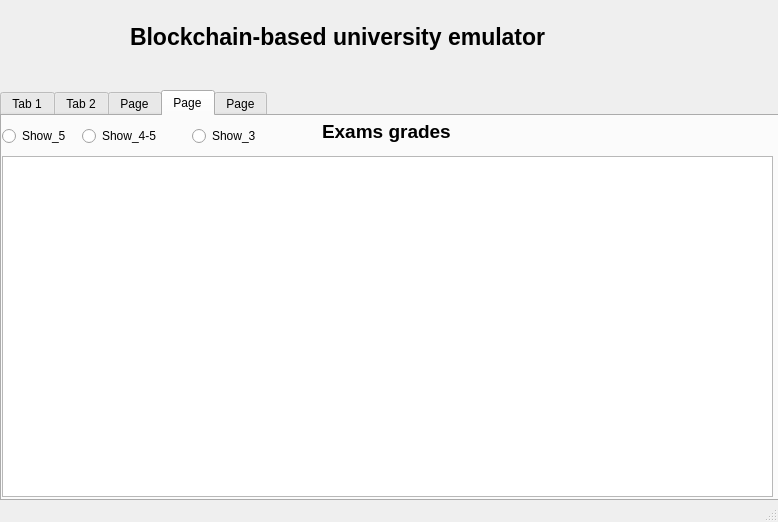
<?xml version="1.0" encoding="UTF-8"?>
<ui version="4.0">
 <class>MainWindow</class>
 <widget class="QMainWindow" name="MainWindow">
  <property name="geometry">
   <rect>
    <x>0</x>
    <y>0</y>
    <width>778</width>
    <height>522</height>
   </rect>
  </property>
  <property name="sizePolicy">
   <sizepolicy hsizetype="Preferred" vsizetype="Preferred">
    <horstretch>0</horstretch>
    <verstretch>0</verstretch>
   </sizepolicy>
  </property>
  <property name="minimumSize">
   <size>
    <width>778</width>
    <height>522</height>
   </size>
  </property>
  <property name="maximumSize">
   <size>
    <width>778</width>
    <height>522</height>
   </size>
  </property>
  <property name="windowTitle">
   <string>MainWindow</string>
  </property>
  <property name="toolTip">
   <string/>
  </property>
  <widget class="QWidget" name="centralwidget">
   <widget class="QTabWidget" name="tabWidget">
    <property name="geometry">
     <rect>
      <x>0</x>
      <y>90</y>
      <width>781</width>
      <height>411</height>
     </rect>
    </property>
    <property name="currentIndex">
     <number>3</number>
    </property>
    <widget class="QWidget" name="tab">
     <attribute name="title">
      <string>Tab 1</string>
     </attribute>
     <widget class="QWidget" name="verticalLayoutWidget">
      <property name="geometry">
       <rect>
        <x>230</x>
        <y>70</y>
        <width>376</width>
        <height>143</height>
       </rect>
      </property>
      <layout class="QVBoxLayout" name="verticalLayout">
       <item>
        <widget class="QLabel" name="label_2">
         <property name="font">
          <font>
           <pointsize>19</pointsize>
           <stylestrategy>PreferDefault</stylestrategy>
          </font>
         </property>
         <property name="inputMethodHints">
          <set>Qt::ImhNone</set>
         </property>
         <property name="frameShape">
          <enum>QFrame::NoFrame</enum>
         </property>
         <property name="midLineWidth">
          <number>0</number>
         </property>
         <property name="text">
          <string>Enter the contract address</string>
         </property>
        </widget>
       </item>
       <item>
        <widget class="QLabel" name="label_3">
         <property name="enabled">
          <bool>true</bool>
         </property>
         <property name="font">
          <font>
           <pointsize>15</pointsize>
          </font>
         </property>
         <property name="styleSheet">
          <string notr="true">color: red</string>
         </property>
         <property name="text">
          <string/>
         </property>
        </widget>
       </item>
       <item>
        <widget class="QLineEdit" name="lineEdit">
         <property name="text">
          <string/>
         </property>
        </widget>
       </item>
       <item>
        <widget class="QPushButton" name="pushButton">
         <property name="text">
          <string>Enter</string>
         </property>
        </widget>
       </item>
      </layout>
     </widget>
    </widget>
    <widget class="QWidget" name="tab_2">
     <attribute name="title">
      <string>Tab 2</string>
     </attribute>
     <widget class="QWidget" name="verticalLayoutWidget_2">
      <property name="geometry">
       <rect>
        <x>210</x>
        <y>50</y>
        <width>371</width>
        <height>261</height>
       </rect>
      </property>
      <layout class="QVBoxLayout" name="verticalLayout_2">
       <item>
        <widget class="QLabel" name="label_6">
         <property name="font">
          <font>
           <pointsize>15</pointsize>
          </font>
         </property>
         <property name="text">
          <string>Log in or register</string>
         </property>
        </widget>
       </item>
       <item>
        <widget class="QTabWidget" name="tabWidget_2">
         <property name="currentIndex">
          <number>0</number>
         </property>
         <widget class="QWidget" name="tab_7">
          <attribute name="title">
           <string>Tab 1</string>
          </attribute>
          <widget class="QWidget" name="verticalLayoutWidget_3">
           <property name="geometry">
            <rect>
             <x>80</x>
             <y>0</y>
             <width>221</width>
             <height>151</height>
            </rect>
           </property>
           <layout class="QVBoxLayout" name="verticalLayout_3">
            <item>
             <widget class="QLineEdit" name="lineEdit_2">
              <property name="echoMode">
               <enum>QLineEdit::Normal</enum>
              </property>
              <property name="placeholderText">
               <string>Login(address)</string>
              </property>
             </widget>
            </item>
            <item>
             <widget class="QLineEdit" name="lineEdit_3">
              <property name="echoMode">
               <enum>QLineEdit::Password</enum>
              </property>
              <property name="placeholderText">
               <string>Password</string>
              </property>
             </widget>
            </item>
            <item>
             <widget class="QPushButton" name="pushButton_2">
              <property name="text">
               <string>Log in</string>
              </property>
             </widget>
            </item>
           </layout>
           <zorder>lineEdit_3</zorder>
           <zorder>pushButton_2</zorder>
           <zorder>lineEdit_2</zorder>
          </widget>
          <widget class="QLabel" name="label_7">
           <property name="enabled">
            <bool>true</bool>
           </property>
           <property name="geometry">
            <rect>
             <x>0</x>
             <y>170</y>
             <width>341</width>
             <height>21</height>
            </rect>
           </property>
           <property name="font">
            <font>
             <pointsize>10</pointsize>
            </font>
           </property>
           <property name="styleSheet">
            <string notr="true">color: red</string>
           </property>
           <property name="text">
            <string/>
           </property>
          </widget>
         </widget>
         <widget class="QWidget" name="tab_8">
          <attribute name="title">
           <string>Tab 2</string>
          </attribute>
          <widget class="QWidget" name="verticalLayoutWidget_4">
           <property name="geometry">
            <rect>
             <x>80</x>
             <y>0</y>
             <width>221</width>
             <height>151</height>
            </rect>
           </property>
           <layout class="QVBoxLayout" name="verticalLayout_4">
            <item>
             <widget class="QLineEdit" name="lineEdit_6">
              <property name="placeholderText">
               <string>Student's name</string>
              </property>
             </widget>
            </item>
            <item>
             <widget class="QLineEdit" name="lineEdit_4">
              <property name="echoMode">
               <enum>QLineEdit::Normal</enum>
              </property>
              <property name="placeholderText">
               <string>Student's addr</string>
              </property>
             </widget>
            </item>
            <item>
             <widget class="QLineEdit" name="lineEdit_7">
              <property name="echoMode">
               <enum>QLineEdit::Password</enum>
              </property>
              <property name="placeholderText">
               <string>Student's password</string>
              </property>
             </widget>
            </item>
            <item>
             <widget class="QLineEdit" name="lineEdit_5">
              <property name="echoMode">
               <enum>QLineEdit::Normal</enum>
              </property>
              <property name="placeholderText">
               <string>Student's group</string>
              </property>
             </widget>
            </item>
            <item>
             <widget class="QPushButton" name="pushButton_3">
              <property name="text">
               <string>Register</string>
              </property>
             </widget>
            </item>
           </layout>
          </widget>
          <widget class="QLabel" name="label_8">
           <property name="enabled">
            <bool>true</bool>
           </property>
           <property name="geometry">
            <rect>
             <x>0</x>
             <y>170</y>
             <width>341</width>
             <height>21</height>
            </rect>
           </property>
           <property name="font">
            <font>
             <pointsize>10</pointsize>
            </font>
           </property>
           <property name="styleSheet">
            <string notr="true">color: red</string>
           </property>
           <property name="text">
            <string/>
           </property>
          </widget>
         </widget>
         <widget class="QWidget" name="tab_9">
          <attribute name="title">
           <string>Page</string>
          </attribute>
          <widget class="QWidget" name="verticalLayoutWidget_5">
           <property name="geometry">
            <rect>
             <x>80</x>
             <y>0</y>
             <width>221</width>
             <height>151</height>
            </rect>
           </property>
           <layout class="QVBoxLayout" name="verticalLayout_5">
            <item>
             <widget class="QLineEdit" name="lineEdit_8">
              <property name="placeholderText">
               <string>Professor's name</string>
              </property>
             </widget>
            </item>
            <item>
             <widget class="QLineEdit" name="lineEdit_9">
              <property name="echoMode">
               <enum>QLineEdit::Normal</enum>
              </property>
              <property name="placeholderText">
               <string>Professor's addr</string>
              </property>
             </widget>
            </item>
            <item>
             <widget class="QLineEdit" name="lineEdit_10">
              <property name="echoMode">
               <enum>QLineEdit::Password</enum>
              </property>
              <property name="placeholderText">
               <string>Professor's password</string>
              </property>
             </widget>
            </item>
            <item>
             <widget class="QPushButton" name="pushButton_4">
              <property name="text">
               <string>Register</string>
              </property>
             </widget>
            </item>
           </layout>
          </widget>
          <widget class="QLabel" name="label_9">
           <property name="enabled">
            <bool>true</bool>
           </property>
           <property name="geometry">
            <rect>
             <x>0</x>
             <y>170</y>
             <width>341</width>
             <height>21</height>
            </rect>
           </property>
           <property name="font">
            <font>
             <pointsize>10</pointsize>
            </font>
           </property>
           <property name="styleSheet">
            <string notr="true">color: red</string>
           </property>
           <property name="text">
            <string/>
           </property>
          </widget>
         </widget>
        </widget>
       </item>
      </layout>
     </widget>
    </widget>
    <widget class="QWidget" name="tab_3">
     <attribute name="title">
      <string>Page</string>
     </attribute>
     <widget class="QTableWidget" name="tableWidget">
      <property name="geometry">
       <rect>
        <x>0</x>
        <y>40</y>
        <width>771</width>
        <height>341</height>
       </rect>
      </property>
     </widget>
     <widget class="QLabel" name="label_12">
      <property name="geometry">
       <rect>
        <x>300</x>
        <y>0</y>
        <width>241</width>
        <height>31</height>
       </rect>
      </property>
      <property name="font">
       <font>
        <pointsize>14</pointsize>
        <weight>75</weight>
        <bold>true</bold>
       </font>
      </property>
      <property name="text">
       <string>Your exams grades</string>
      </property>
     </widget>
    </widget>
    <widget class="QWidget" name="tab_4">
     <attribute name="title">
      <string>Page</string>
     </attribute>
     <widget class="QLabel" name="label_13">
      <property name="geometry">
       <rect>
        <x>320</x>
        <y>0</y>
        <width>241</width>
        <height>31</height>
       </rect>
      </property>
      <property name="font">
       <font>
        <pointsize>14</pointsize>
        <weight>75</weight>
        <bold>true</bold>
       </font>
      </property>
      <property name="text">
       <string>Exams grades</string>
      </property>
     </widget>
     <widget class="QTableWidget" name="tableWidget_2">
      <property name="geometry">
       <rect>
        <x>0</x>
        <y>40</y>
        <width>771</width>
        <height>341</height>
       </rect>
      </property>
     </widget>
     <widget class="QRadioButton" name="radioButton">
      <property name="geometry">
       <rect>
        <x>190</x>
        <y>10</y>
        <width>81</width>
        <height>20</height>
       </rect>
      </property>
      <property name="text">
       <string>Show_3</string>
      </property>
     </widget>
     <widget class="QRadioButton" name="radioButton_3">
      <property name="geometry">
       <rect>
        <x>0</x>
        <y>10</y>
        <width>71</width>
        <height>20</height>
       </rect>
      </property>
      <property name="text">
       <string>Show_5</string>
      </property>
     </widget>
     <widget class="QRadioButton" name="radioButton_2">
      <property name="geometry">
       <rect>
        <x>80</x>
        <y>10</y>
        <width>91</width>
        <height>20</height>
       </rect>
      </property>
      <property name="text">
       <string>Show_4-5</string>
      </property>
     </widget>
    </widget>
    <widget class="QWidget" name="tab_6">
     <attribute name="title">
      <string>Page</string>
     </attribute>
     <widget class="QWidget" name="verticalLayoutWidget_6">
      <property name="geometry">
       <rect>
        <x>190</x>
        <y>80</y>
        <width>391</width>
        <height>171</height>
       </rect>
      </property>
      <layout class="QVBoxLayout" name="verticalLayout_6">
       <item>
        <widget class="QLabel" name="label_10">
         <property name="font">
          <font>
           <pointsize>13</pointsize>
           <weight>75</weight>
           <bold>true</bold>
          </font>
         </property>
         <property name="text">
          <string>Add a new exam data</string>
         </property>
        </widget>
       </item>
       <item>
        <widget class="QLineEdit" name="lineEdit_11">
         <property name="placeholderText">
          <string>Exam's name</string>
         </property>
        </widget>
       </item>
       <item>
        <widget class="QLineEdit" name="lineEdit_12">
         <property name="placeholderText">
          <string>Student's address</string>
         </property>
        </widget>
       </item>
       <item>
        <widget class="QLineEdit" name="lineEdit_13">
         <property name="placeholderText">
          <string>Student's grade</string>
         </property>
        </widget>
       </item>
       <item>
        <widget class="QPushButton" name="pushButton_5">
         <property name="text">
          <string>Add exam data</string>
         </property>
        </widget>
       </item>
      </layout>
     </widget>
     <widget class="QLabel" name="label_11">
      <property name="geometry">
       <rect>
        <x>200</x>
        <y>260</y>
        <width>341</width>
        <height>41</height>
       </rect>
      </property>
      <property name="font">
       <font>
        <pointsize>12</pointsize>
       </font>
      </property>
      <property name="text">
       <string/>
      </property>
     </widget>
    </widget>
   </widget>
   <widget class="QLabel" name="label">
    <property name="geometry">
     <rect>
      <x>130</x>
      <y>20</y>
      <width>551</width>
      <height>34</height>
     </rect>
    </property>
    <property name="font">
     <font>
      <pointsize>17</pointsize>
      <weight>75</weight>
      <bold>true</bold>
      <stylestrategy>PreferDefault</stylestrategy>
      <kerning>true</kerning>
     </font>
    </property>
    <property name="layoutDirection">
     <enum>Qt::LeftToRight</enum>
    </property>
    <property name="text">
     <string>Blockchain-based university emulator</string>
    </property>
   </widget>
   <widget class="QWidget" name="horizontalLayoutWidget">
    <property name="geometry">
     <rect>
      <x>0</x>
      <y>70</y>
      <width>771</width>
      <height>22</height>
     </rect>
    </property>
    <layout class="QHBoxLayout" name="horizontalLayout">
     <item>
      <widget class="QLabel" name="label_5">
       <property name="text">
        <string/>
       </property>
      </widget>
     </item>
     <item>
      <widget class="QLabel" name="label_4">
       <property name="text">
        <string/>
       </property>
      </widget>
     </item>
    </layout>
   </widget>
  </widget>
  <widget class="QStatusBar" name="statusbar"/>
 </widget>
 <resources/>
 <connections/>
</ui>
